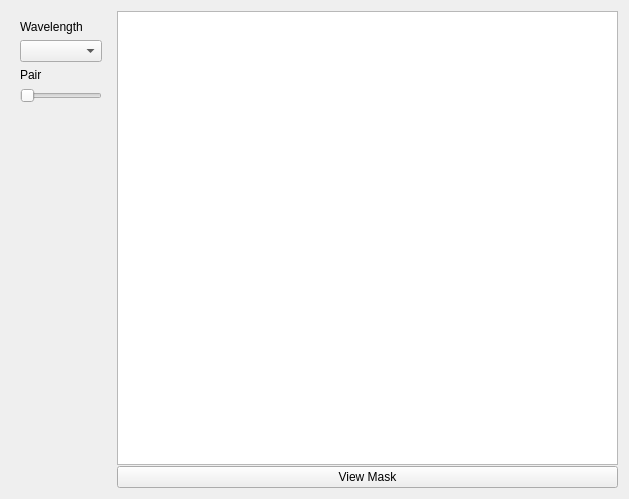
<?xml version="1.0" encoding="UTF-8"?>
<ui version="4.0">
 <class>XArrayDisplayWidget</class>
 <widget class="QWidget" name="XArrayDisplayWidget">
  <property name="geometry">
   <rect>
    <x>0</x>
    <y>0</y>
    <width>629</width>
    <height>499</height>
   </rect>
  </property>
  <property name="windowTitle">
   <string>Form</string>
  </property>
  <layout class="QHBoxLayout" name="horizontalLayout">
   <item>
    <widget class="QWidget" name="widget" native="true">
     <property name="maximumSize">
      <size>
       <width>100</width>
       <height>16777215</height>
      </size>
     </property>
     <layout class="QVBoxLayout" name="verticalLayout_2">
      <item>
       <widget class="QLabel" name="label">
        <property name="maximumSize">
         <size>
          <width>16777215</width>
          <height>16777215</height>
         </size>
        </property>
        <property name="text">
         <string>Wavelength</string>
        </property>
       </widget>
      </item>
      <item>
       <widget class="QComboBox" name="comboBox">
        <property name="maximumSize">
         <size>
          <width>16777215</width>
          <height>16777215</height>
         </size>
        </property>
       </widget>
      </item>
      <item>
       <widget class="QLabel" name="label_2">
        <property name="maximumSize">
         <size>
          <width>16777215</width>
          <height>16777215</height>
         </size>
        </property>
        <property name="text">
         <string>Pair</string>
        </property>
       </widget>
      </item>
      <item>
       <widget class="QSlider" name="horizontalSlider">
        <property name="maximumSize">
         <size>
          <width>16777215</width>
          <height>16777215</height>
         </size>
        </property>
        <property name="orientation">
         <enum>Qt::Horizontal</enum>
        </property>
       </widget>
      </item>
      <item>
       <spacer name="verticalSpacer">
        <property name="orientation">
         <enum>Qt::Vertical</enum>
        </property>
        <property name="sizeHint" stdset="0">
         <size>
          <width>20</width>
          <height>40</height>
         </size>
        </property>
       </spacer>
      </item>
     </layout>
    </widget>
   </item>
   <item>
    <layout class="QVBoxLayout" name="verticalLayout" stretch="0,0">
     <property name="spacing">
      <number>1</number>
     </property>
     <item>
      <widget class="GraphicsView" name="graphicsView"/>
     </item>
     <item>
      <widget class="QPushButton" name="pushButton">
       <property name="text">
        <string>View Mask</string>
       </property>
      </widget>
     </item>
    </layout>
   </item>
  </layout>
 </widget>
 <customwidgets>
  <customwidget>
   <class>GraphicsView</class>
   <extends>QGraphicsView</extends>
   <header>pyqtgraph</header>
  </customwidget>
 </customwidgets>
 <resources/>
 <connections/>
</ui>
